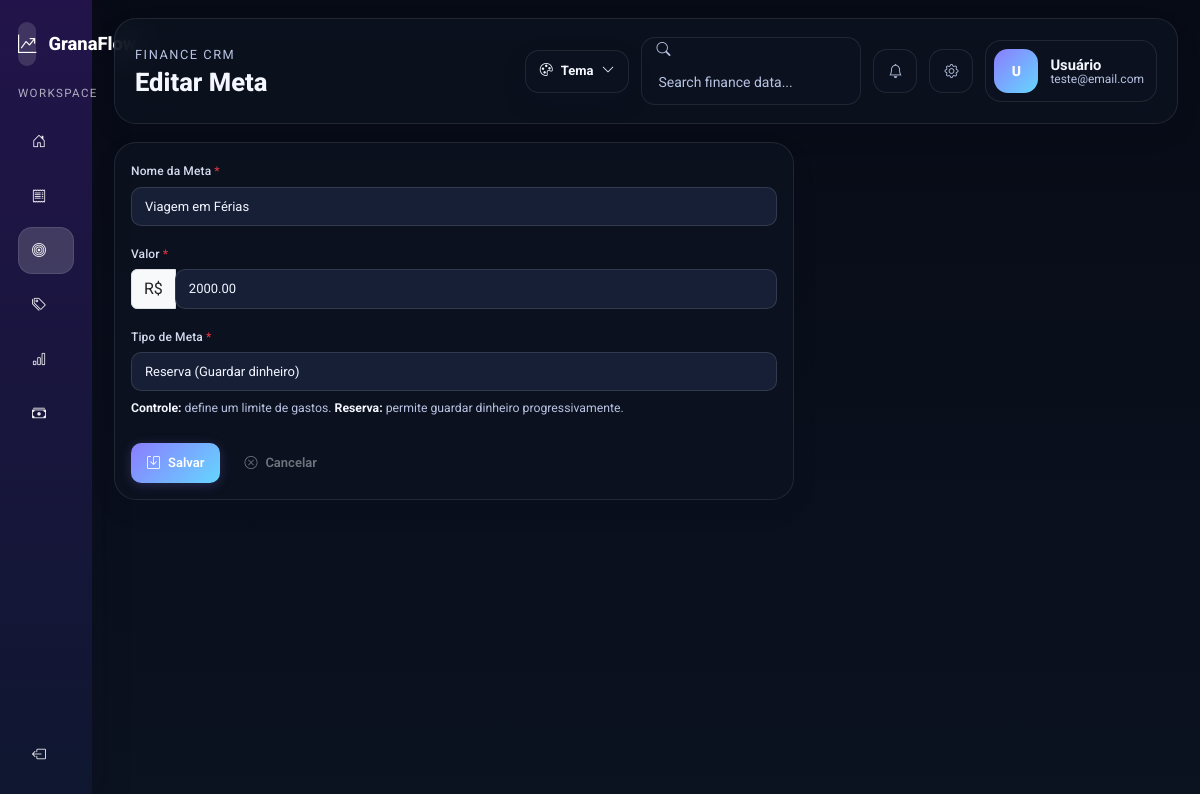
/public/metas/editar/1 (signed in), run on the app's committed database.
### tables this page shows
CREATE TABLE IF NOT EXISTS metas (
  id_meta INT AUTO_INCREMENT PRIMARY KEY,
  id_usuario INT NOT NULL,
  id_categoria INT NULL,
  nome_meta VARCHAR(50) NOT NULL,
  valor_limite DECIMAL(10,2) NOT NULL,
  valor_guardado DECIMAL(10,2) DEFAULT 0.00,
  tipo ENUM('gasto', 'reserva') DEFAULT 'gasto',
  data_inicio DATE,
  data_fim DATE,
  data_criacao DATETIME DEFAULT CURRENT_TIMESTAMP,
  FOREIGN KEY (id_usuario) REFERENCES usuarios(id_usuario) ON DELETE CASCADE,
  FOREIGN KEY (id_categoria) REFERENCES categorias(id_categoria) ON DELETE SET NULL
);

### app/Core/Controller.php (called while the page is built, shortened)
<?php
class Controller
{
    public function model($model)
    {
        $file = dirname(__DIR__) . '/Models/' . $model . '.php';
        return new $modelClass();
    }
    public function view($view, $data = [])
    {
        extract($data);
        require_once dirname(__DIR__) . '/Views/' . $view . '.php';
    }
}

### app/Controllers/MetasController.php (called while the page is built, shortened)
<?php
class MetasController extends Controller
{
    public function editar($id)
    {
        $id_usuario = $_SESSION['id_usuario'];
        $id = intval($id);
        $metaModel = $this->model('Meta');
        $meta = $metaModel->getMetaById($id, $id_usuario);
        $data = [
            'meta' => $meta,
            'csrf_token' => $this->gerarTokenCSRF(),
        ];
        $this->view('metas/form', $data);
    }
}

### app/Core/App.php (called while the page is built, shortened)
<?php
class App
{
    protected $method     = 'login';
    public function __construct()
    {
        $url = $this->parseUrl();
        unset($url[0]);
        $url = array_values($url);
        $controllerObj   = new $controllerClass();
        if (!empty($url[0]) && method_exists($controllerObj, $url[0])) {
            $this->method = $url[0];
            unset($url[0]);
            $url = array_values($url);
        }
        $this->params = $url;
        call_user_func_array([$controllerObj, $this->method], $this->params);
    }
    protected function parseUrl()
    {
        if (isset($_GET['url'])) {
            return array_values(explode(
                '/',
                filter_var(rtrim($_GET['url'], '/'), FILTER_SANITIZE_URL)
            ));
        }
        return [];
    }
}

### public/index.php (called while the page is built)
<?php
require_once dirname(__DIR__) . '/app/init.php';
require_once dirname(__DIR__) . '/app/Core/App.php';
new \App\Core\App();

### app/init.php (called while the page is built, shortened)
<?php
spl_autoload_register(function ($class) {
    if (strpos($class, 'App\\') === 0) {
        $relative = substr($class, 4);
        $relative = str_replace('\\', '/', $relative);
        $file = dirname(__DIR__) . '/app/' . $relative . '.php';
    }
});

### app/Core/Model.php (called while the page is built, shortened)
<?php
class Model
{
    public function __construct()
    {
        $host   = "localhost";
        $usuario = "root";
        $senha  = "";
        $banco  = "granaflow";
        $porta  = 3308;
        $this->db = new mysqli($host, $usuario, $senha, $banco, $porta);
    }
}

### app/Models/Meta.php (called while the page is built, shortened)
<?php
class Meta extends Model
{
    public function getMetaById($id, $id_usuario)
    {
        $stmt = $this->db->prepare("SELECT * FROM metas WHERE id_meta = ? AND id_usuario = ?");
        $stmt->bind_param("ii", $id, $id_usuario);
        $stmt->execute();
        return $stmt->get_result()->fetch_assoc();
    }
}

### app/Views/metas/form.php (the view, shortened to what this page needs)
<?php
require_once dirname(__DIR__) . '/partials/shell_top.php';
?>
<div class="card formulario-card" style="max-width:680px;">
    <div class="card-body">
        <form method="POST" action="<?= BASE_URL ?>metas/salvar">
            <div class="mb-3">
                <label for="nome_meta" class="form-label">Nome da Meta <span class="text-danger">*</span></label>
                <input type="text" id="nome_meta" name="nome_meta" class="form-control" value="<?= isset($meta) ? htmlspecialchars($meta['nome_meta']) : '' ?>" placeholder="Ex: Viagem para o Rio" maxlength="50" required>
            </div>
            <div class="mb-3">
                <label for="valor_limite" class="form-label">Valor <span class="text-danger">*</span></label>
                <div class="input-group">
                    <span class="input-group-text">R$</span>
                    <input type="number" id="valor_limite" name="valor_limite" class="form-control" step="0.01" min="0.01" value="<?= isset($meta) ? number_format($meta['valor_limite'], 2, '.', '') : '' ?>" placeholder="0,00" required>
                </div>
            </div>
            <div class="mb-4">
                <label for="tipo" class="form-label">Tipo de Meta <span class="text-danger">*</span></label>
                <select id="tipo" name="tipo" class="form-select" required>
                    <option value="reserva" <?= isset($meta) && $meta['tipo'] === 'reserva' ? 'selected' : '' ?>>Reserva (Guardar dinheiro)</option>
                </select>
                <small class="page-subtitle d-block mt-2">
                    <strong>Controle:</strong> define um limite de gastos.
                    <strong>Reserva:</strong> permite guardar dinheiro progressivamente.
                </small>
            </div>
            <div class="d-flex gap-2">
                <button type="submit" class="btn btn-primary btn-acao">
                    <i class="bi bi-save me-2"></i>Salvar
                </button>
                <a href="<?= BASE_URL ?>metas" class="btn btn-outline-secondary btn-acao">
                    <i class="bi bi-x-circle me-2"></i>Cancelar
                </a>
            </div>
        </form>
    </div>
</div>
<?php require_once dirname(__DIR__) . '/partials/shell_bottom.php'; ?>

### public/css/Style.css (style rules this page uses)
:root { --nav2: #0d0f1a; --fundo: #080b14; --card: #111520; --card2: #181c2b; --card3: #1e2338; --border: rgba(255,255,255,0.06); --border2: rgba(255,255,255,0.11); --border3: rgba(255,255,255,0.16); --accent: #7c6af7; --accent2: #a78bfa; --accent-dim: rgba(124,106,247,0.12); --accent-border: rgba(124,106,247,0.30); --accent-glow: rgba(124,106,247,0.18); --green: #34d399; --green-dim: rgba(52,211,153,0.10); --green-border: rgba(52,211,153,0.28); --red: #f87171; --red-dim: rgba(248,113,113,0.10); --red-border: rgba(248,113,113,0.28); --yellow: #fbbf24; --yellow-dim: rgba(251,191,36,0.10); --yellow-border: rgba(251,191,36,0.28); --text: #e8eaf6; --text2: #c5c9e0; --muted: #7a82a0; --muted2: #4e5470; --r: 12px; --r-lg: 16px; --r-xl: 22px; --shadow-card: 0 4px 24px rgba(0,0,0,0.35); --shadow-lg: 0 12px 48px rgba(0,0,0,0.5); --shell-bg: linear-gradient(180deg, #f4f7fc 0%, #edf1f8 100%); --shell-surface: rgba(255,255,255,0.92); --shell-sidebar: linear-gradient(180deg, #3a246f 0%, #24163e 100%); --shell-text: #12213a; --shell-text2: #4d5d78; --shell-border: rgba(31,41,55,0.09); }
[data-theme="midnight"] { --nav2: #0b1020; --fundo: #070b16; --card: #11182b; --card2: #161f36; --card3: #1d2740; --border: rgba(255,255,255,0.08); --border2: rgba(255,255,255,0.12); --border3: rgba(255,255,255,0.18); --accent: #8b7dff; --accent2: #65d6ff; --accent-dim: rgba(139,125,255,0.16); --accent-border: rgba(139,125,255,0.38); --accent-glow: rgba(139,125,255,0.24); --green: #4ade80; --green-dim: rgba(74,222,128,0.12); --green-border: rgba(74,222,128,0.30); --red: #fb7185; --red-dim: rgba(251,113,133,0.12); --red-border: rgba(251,113,133,0.28); --yellow: #fbbf24; --yellow-dim: rgba(251,191,36,0.12); --yellow-border: rgba(251,191,36,0.28); --text: #f2f5ff; --text2: #d5dbef; --muted: #9aa4c1; --muted2: #6d7797; --shadow-card: 0 10px 30px rgba(0,0,0,0.34); --shadow-lg: 0 22px 55px rgba(0,0,0,0.55); --shell-bg: linear-gradient(180deg, #070b16 0%, #0b1220 100%); --shell-surface: rgba(12,18,32,0.84); --shell-sidebar: linear-gradient(180deg, #22144a 0%, #0f1730 100%); --shell-text: #f4f7ff; --shell-text2: #b8c3e3; --shell-border: rgba(255,255,255,0.09); }
body:not(.auth-page) { background: var(--shell-bg); }
.shell-page { background: var(--shell-bg); }
.dashboard-shell { color: var(--shell-text); }
.crm-page .formulario-card, .crm-page .card-resumo, .crm-page .grafico-container { background: var(--shell-surface) !important; border-color: var(--shell-border) !important; }
.crm-page .form-label, .crm-page h1, .crm-page h2, .crm-page h3, .crm-page h4, .crm-page h5, .crm-page h6, .crm-page strong, .crm-page td, .crm-page th, .crm-page p, .crm-page small, .crm-page .page-subtitle { color: var(--shell-text); }
.crm-page .page-subtitle, .crm-page .text-muted { color: var(--shell-text2) !important; }
.page-subtitle { color: var(--shell-text2); }
* { box-sizing: border-box; }
body { font-family: 'Roboto', sans-serif; background-color: var(--fundo); color: var(--text); margin: 0; font-size: 14px; line-height: 1.6; -webkit-font-smoothing: antialiased; }
.formulario-card { border: 1px solid var(--shell-border) !important; border-radius: 22px !important; box-shadow: 0 10px 30px rgba(15,23,42,0.05) !important; background: var(--shell-surface) !important; margin-bottom: 0 !important; overflow: hidden; }
body:not(.auth-page) .form-control, body:not(.auth-page) .form-select { background: var(--card2) !important; border: 1px solid var(--border2) !important; color: var(--text) !important; border-radius: 10px !important; padding: 9px 13px !important; font-family: 'Roboto', sans-serif; font-size: 13px; }
body:not(.auth-page) .form-control::placeholder { color: var(--muted2); }
body:not(.auth-page) .form-label { font-size: 12px; font-weight: 500; color: var(--text2); margin-bottom: 5px; letter-spacing: 0.01em; }
body:not(.auth-page) .form-select option { background: var(--card2); color: var(--text); }
.btn-acao { border-radius: 10px !important; font-weight: 600 !important; font-size: 13px !important; padding: 10px 16px !important; transition: opacity 0.18s, transform 0.12s !important; border: none !important; font-family: 'Roboto', sans-serif; }
.btn-primary.btn-acao { background: linear-gradient(135deg, var(--accent), var(--accent2)) !important; color: #fff !important; box-shadow: 0 2px 12px var(--accent-glow) !important; }

### data on the page
metas: nome_meta "Viagem em Férias", valor_limite "2000.00", tipo "Reserva (Guardar dinheiro)"

### other printed values
$pageKicker "FINANCE CRM"
$pageHeading "Editar Meta"
substr($userName, 0, 1) "U"
$userName "Usuário"
$userEmail "teste@email.com"
